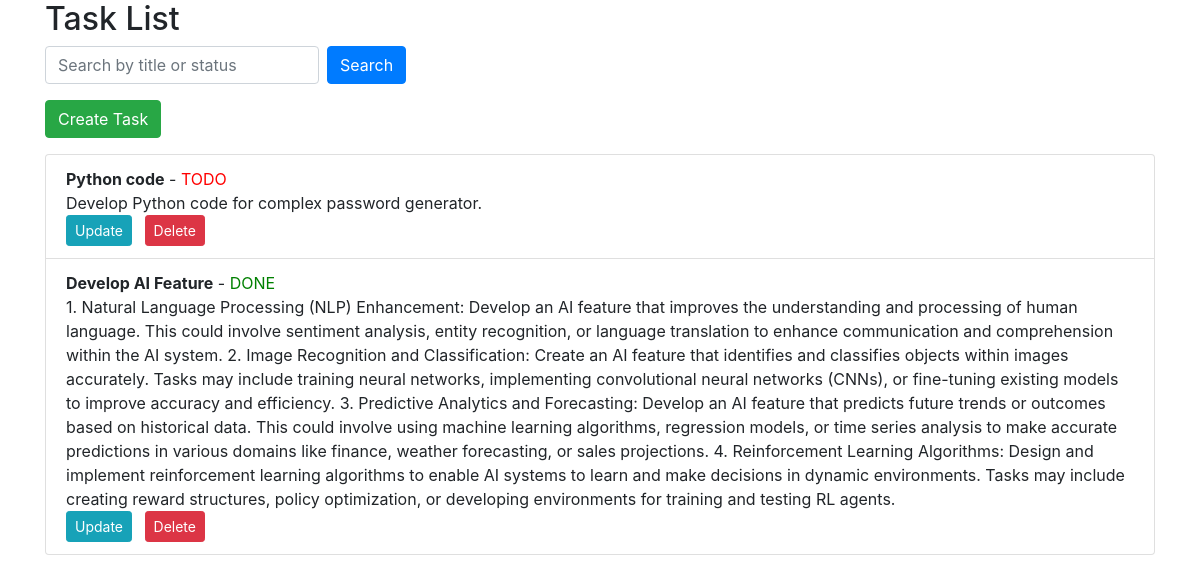
The page / on the database its author committed.
### Tasks/models.py (models this page shows, shortened)
class Task(models.Model):
    title = models.CharField(max_length=100)
    description = models.TextField()
    due_date = models.DateField()
    STATUS_CHOICES = (
        ('TODO', 'To Do'),
        ('INPROGRESS', 'In Progress'),
        ('DONE', 'Done'),
    )
    status = models.CharField(max_length=20, choices=STATUS_CHOICES)

### Tasks/views.py (the view)
# urls.py: path('', views.task_list, name='task_list'),
def task_list(request):
    tasks = Task.objects.all()
    return render(request, 'Tasks/task_list.html', {'tasks': tasks})

### templates/Tasks/task_list.html (shortened to what this page needs)
{% extends 'tasks/base.html' %}
{% block content %}
    <h2>Task List</h2>
    <form class="form-inline mb-3" method="get" action="{% url 'task_search' %}">
        <input type="text" class="form-control mr-2" name="q" placeholder="Search by title or status">
        <button type="submit" class="btn btn-primary">Search</button>
    </form>
    <a href="{% url 'task_create' %}" class="btn btn-success mb-3">Create Task</a>
    <div class="list-group">
        {% for task in tasks %}
            <div class="list-group-item">
                <strong>{{ task.title }}</strong> - <span class="status-{{ task.status }}">{{ task.status }}</span><br>
                <span>{{ task.description }}</span><br>
                <a href="{% url 'task_update' task.id %}" class="btn btn-info btn-sm mr-2">Update</a>
                <form method="post" action="{% url 'task_delete' task.id %}" style="display: inline;">
                    <button type="submit" class="btn btn-danger btn-sm">Delete</button>
                </form>
            </div>
        {% endfor %}
    </div>
{% endblock %}

### templates/Tasks/base.html (shortened to what this page needs)
<!DOCTYPE html>
<html lang="en">
<head>
    <link rel="stylesheet" href="https://stackpath.bootstrapcdn.com/bootstrap/4.3.1/css/bootstrap.min.css">
</head>
<body>
    <div class="container">
        {% block content %}{% endblock %}
    </div>
</body>
</html>

### templates/Tasks/task_list.html (style rules this page uses)
.status-TODO { color: red; }
.status-DONE { color: green; }

### rows shown on the page
Task: title "Python code", status "TODO", description "Develop Python code for complex password generator."
Task: title "Develop AI Feature", status "DONE", description "1. Natural Language Processing (NLP) Enhancement: Develop an AI feature that improves the understanding and processing of human language. This could involve sentiment analysis, entity recognition, or language translation to enhance communication and comprehension within the AI system. 2. Image Recognition and Classification: Create an AI feature that identifies and classifies objects within images accurately. Tasks may include training neural networks, implementing convolutional neural networks (CNNs), or fine-tuning existing models to improve accuracy and efficiency. 3. Predictive Analytics and Forecasting: Develop an AI feature that predicts future trends or outcomes based on historical…"
